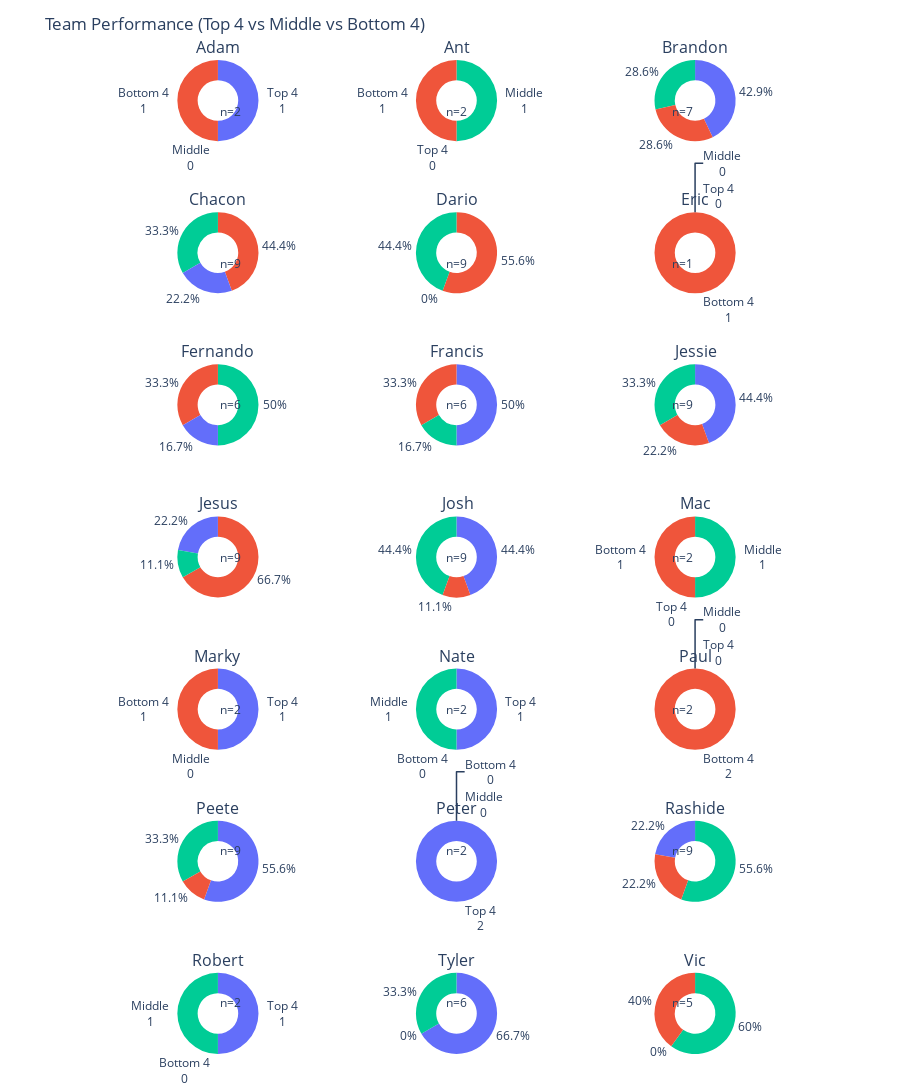

Source (notebook cell):
### Code cell
import math
import numpy as np
import pandas as pd
import plotly.graph_objects as go
from plotly.subplots import make_subplots

# --- buckets ---
df = df.copy()
df['finish_category'] = 'Middle'
df.loc[df['playoff'] <= 4, 'finish_category'] = 'Top 4'
df.loc[df['playoff'] >= (df['league_size'] - 3), 'finish_category'] = 'Bottom 4'

counts = (df.groupby(['team', 'finish_category'])
            .size()
            .reset_index(name='count'))

teams = sorted(counts['team'].unique())
cats  = ['Top 4', 'Middle', 'Bottom 4']

pivot = (counts.pivot(index='team', columns='finish_category', values='count')
               .reindex(index=teams, columns=cats)
               .fillna(0))

n = len(teams)
cols = 3
rows = math.ceil(n / cols)

fig = make_subplots(
    rows=rows, cols=cols,
    specs=[[{"type": "domain"} for _ in range(cols)] for _ in range(rows)],
    subplot_titles=teams
)

r = c = 1
for team in teams:
    vals = pivot.loc[team].values.astype(float)
    total = int(vals.sum())

    # show percent normally; switch to label+value if sample is tiny
    textinfo = "label+value" if total < 3 else "percent"

    fig.add_trace(
        go.Pie(
            labels=cats,
            values=vals,
            hole=0.5,
            textinfo=textinfo,
            hovertemplate="%{label}: %{value} season(s)<extra></extra>",
            showlegend=False
        ),
        row=r, col=c
    )

    # center (x,y) for this subplot's domain
    (x0, x1), (y0, y1) = fig.get_subplot(r, c)  # <-- tuple of (x_domain, y_domain)
    cx = (x0 + x1) / 2.0
    cy = (y0 + y1) / 2.0

    fig.add_annotation(
        x=cx, y=cy,
        text=f"n={total}",
        showarrow=False,
        font=dict(size=12)
    )

    # step to next cell
    c += 1
    if c > cols:
        c = 1
        r += 1

fig.update_layout(
    title_text="Team Performance (Top 4 vs Middle vs Bottom 4)",
    margin=dict(t=60, l=10, r=10, b=10),
    height=max(360, rows * 320)
)

fig.show()

### Figure 1 — Plotly figure (JSON) as saved in the notebook; plotly's stock layout.template omitted (floating-point values rounded to 4 significant figures)
{"data": [{"domain": {"x": [0, 0.2889], "y": [0.9184, 1.0]}, "hole": 0.5, "hovertemplate": "%{label}: %{value} season(s)<extra></extra>", "labels": ["Top 4", "Middle", "Bottom 4"], "showlegend": false, "textinfo": "label+value", "type": "pie", "values": [1.0, 0.0, 1.0]}, {"domain": {"x": [0.3556, 0.6444], "y": [0.9184, 1.0]}, "hole": 0.5, "hovertemplate": "%{label}: %{value} season(s)<extra></extra>", "labels": ["Top 4", "Middle", "Bottom 4"], "showlegend": false, "textinfo": "label+value", "type": "pie", "values": [0.0, 1.0, 1.0]}, {"domain": {"x": [0.7111, 1], "y": [0.9184, 1.0]}, "hole": 0.5, "hovertemplate": "%{label}: %{value} season(s)<extra></extra>", "labels": ["Top 4", "Middle", "Bottom 4"], "showlegend": false, "textinfo": "percent", "type": "pie", "values": [3.0, 2.0, 2.0]}, {"domain": {"x": [0, 0.2889], "y": [0.7653, 0.8469]}, "hole": 0.5, "hovertemplate": "%{label}: %{value} season(s)<extra></extra>", "labels": ["Top 4", "Middle", "Bottom 4"], "showlegend": false, "textinfo": "percent", "type": "pie", "values": [2.0, 3.0, 4.0]}, {"domain": {"x": [0.3556, 0.6444], "y": [0.7653, 0.8469]}, "hole": 0.5, "hovertemplate": "%{label}: %{value} season(s)<extra></extra>", "labels": ["Top 4", "Middle", "Bottom 4"], "showlegend": false, "textinfo": "percent", "type": "pie", "values": [0.0, 4.0, 5.0]}, {"domain": {"x": [0.7111, 1], "y": [0.7653, 0.8469]}, "hole": 0.5, "hovertemplate": "%{label}: %{value} season(s)<extra></extra>", "labels": ["Top 4", "Middle", "Bottom 4"], "showlegend": false, "textinfo": "label+value", "type": "pie", "values": [0.0, 0.0, 1.0]}, {"domain": {"x": [0, 0.2889], "y": [0.6122, 0.6939]}, "hole": 0.5, "hovertemplate": "%{label}: %{value} season(s)<extra></extra>", "labels": ["Top 4", "Middle", "Bottom 4"], "showlegend": false, "textinfo": "percent", "type": "pie", "values": [1.0, 3.0, 2.0]}, {"domain": {"x": [0.3556, 0.6444], "y": [0.6122, 0.6939]}, "hole": 0.5, "hovertemplate": "%{label}: %{value} season(s)<extra></extra>", "labels": ["Top 4", "Middle", "Bottom 4"], "showlegend": false, "textinfo": "percent", "type": "pie", "values": [3.0, 1.0, 2.0]}, {"domain": {"x": [0.7111, 1], "y": [0.6122, 0.6939]}, "hole": 0.5, "hovertemplate": "%{label}: %{value} season(s)<extra></extra>", "labels": ["Top 4", "Middle", "Bottom 4"], "showlegend": false, "textinfo": "percent", "type": "pie", "values": [4.0, 3.0, 2.0]}, {"domain": {"x": [0, 0.2889], "y": [0.4592, 0.5408]}, "hole": 0.5, "hovertemplate": "%{label}: %{value} season(s)<extra></extra>", "labels": ["Top 4", "Middle", "Bottom 4"], "showlegend": false, "textinfo": "percent", "type": "pie", "values": [2.0, 1.0, 6.0]}, {"domain": {"x": [0.3556, 0.6444], "y": [0.4592, 0.5408]}, "hole": 0.5, "hovertemplate": "%{label}: %{value} season(s)<extra></extra>", "labels": ["Top 4", "Middle", "Bottom 4"], "showlegend": false, "textinfo": "percent", "type": "pie", "values": [4.0, 4.0, 1.0]}, {"domain": {"x": [0.7111, 1], "y": [0.4592, 0.5408]}, "hole": 0.5, "hovertemplate": "%{label}: %{value} season(s)<extra></extra>", "labels": ["Top 4", "Middle", "Bottom 4"], "showlegend": false, "textinfo": "label+value", "type": "pie", "values": [0.0, 1.0, 1.0]}, {"domain": {"x": [0, 0.2889], "y": [0.3061, 0.3878]}, "hole": 0.5, "hovertemplate": "%{label}: %{value} season(s)<extra></extra>", "labels": ["Top 4", "Middle", "Bottom 4"], "showlegend": false, "textinfo": "label+value", "type": "pie", "values": [1.0, 0.0, 1.0]}, {"domain": {"x": [0.3556, 0.6444], "y": [0.3061, 0.3878]}, "hole": 0.5, "hovertemplate": "%{label}: %{value} season(s)<extra></extra>", "labels": ["Top 4", "Middle", "Bottom 4"], "showlegend": false, "textinfo": "label+value", "type": "pie", "values": [1.0, 1.0, 0.0]}, {"domain": {"x": [0.7111, 1], "y": [0.3061, 0.3878]}, "hole": 0.5, "hovertemplate": "%{label}: %{value} season(s)<extra></extra>", "labels": ["Top 4", "Middle", "Bottom 4"], "showlegend": false, "textinfo": "label+value", "type": "pie", "values": [0.0, 0.0, 2.0]}, {"domain": {"x": [0, 0.2889], "y": [0.1531, 0.2347]}, "hole": 0.5, "hovertemplate": "%{label}: %{value} season(s)<extra></extra>", "labels": ["Top 4", "Middle", "Bottom 4"], "showlegend": false, "textinfo": "percent", "type": "pie", "values": [5.0, 3.0, 1.0]}, {"domain": {"x": [0.3556, 0.6444], "y": [0.1531, 0.2347]}, "hole": 0.5, "hovertemplate": "%{label}: %{value} season(s)<extra></extra>", "labels": ["Top 4", "Middle", "Bottom 4"], "showlegend": false, "textinfo": "label+value", "type": "pie", "values": [2.0, 0.0, 0.0]}, {"domain": {"x": [0.7111, 1], "y": [0.1531, 0.2347]}, "hole": 0.5, "hovertemplate": "%{label}: %{value} season(s)<extra></extra>", "labels": ["Top 4", "Middle", "Bottom 4"], "showlegend": false, "textinfo": "percent", "type": "pie", "values": [2.0, 5.0, 2.0]}, {"domain": {"x": [0, 0.2889], "y": [0, 0.08163]}, "hole": 0.5, "hovertemplate": "%{label}: %{value} season(s)<extra></extra>", "labels": ["Top 4", "Middle", "Bottom 4"], "showlegend": false, "textinfo": "label+value", "type": "pie", "values": [1.0, 1.0, 0.0]}, {"domain": {"x": [0.3556, 0.6444], "y": [0, 0.08163]}, "hole": 0.5, "hovertemplate": "%{label}: %{value} season(s)<extra></extra>", "labels": ["Top 4", "Middle", "Bottom 4"], "showlegend": false, "textinfo": "percent", "type": "pie", "values": [4.0, 2.0, 0.0]}, {"domain": {"x": [0.7111, 1], "y": [0, 0.08163]}, "hole": 0.5, "hovertemplate": "%{label}: %{value} season(s)<extra></extra>", "labels": ["Top 4", "Middle", "Bottom 4"], "showlegend": false, "textinfo": "percent", "type": "pie", "values": [0.0, 3.0, 2.0]}], "layout": {"annotations": [{"font": {"size": 16}, "showarrow": false, "text": "Adam", "x": 0.1444, "xanchor": "center", "xref": "paper", "y": 1.0, "yanchor": "bottom", "yref": "paper"}, {"font": {"size": 16}, "showarrow": false, "text": "Ant", "x": 0.5, "xanchor": "center", "xref": "paper", "y": 1.0, "yanchor": "bottom", "yref": "paper"}, {"font": {"size": 16}, "showarrow": false, "text": "Brandon", "x": 0.8556, "xanchor": "center", "xref": "paper", "y": 1.0, "yanchor": "bottom", "yref": "paper"}, {"font": {"size": 16}, "showarrow": false, "text": "Chacon", "x": 0.1444, "xanchor": "center", "xref": "paper", "y": 0.8469, "yanchor": "bottom", "yref": "paper"}, {"font": {"size": 16}, "showarrow": false, "text": "Dario", "x": 0.5, "xanchor": "center", "xref": "paper", "y": 0.8469, "yanchor": "bottom", "yref": "paper"}, {"font": {"size": 16}, "showarrow": false, "text": "Eric", "x": 0.8556, "xanchor": "center", "xref": "paper", "y": 0.8469, "yanchor": "bottom", "yref": "paper"}, {"font": {"size": 16}, "showarrow": false, "text": "Fernando", "x": 0.1444, "xanchor": "center", "xref": "paper", "y": 0.6939, "yanchor": "bottom", "yref": "paper"}, {"font": {"size": 16}, "showarrow": false, "text": "Francis", "x": 0.5, "xanchor": "center", "xref": "paper", "y": 0.6939, "yanchor": "bottom", "yref": "paper"}, {"font": {"size": 16}, "showarrow": false, "text": "Jessie", "x": 0.8556, "xanchor": "center", "xref": "paper", "y": 0.6939, "yanchor": "bottom", "yref": "paper"}, {"font": {"size": 16}, "showarrow": false, "text": "Jesus", "x": 0.1444, "xanchor": "center", "xref": "paper", "y": 0.5408, "yanchor": "bottom", "yref": "paper"}, {"font": {"size": 16}, "showarrow": false, "text": "Josh", "x": 0.5, "xanchor": "center", "xref": "paper", "y": 0.5408, "yanchor": "bottom", "yref": "paper"}, {"font": {"size": 16}, "showarrow": false, "text": "Mac", "x": 0.8556, "xanchor": "center", "xref": "paper", "y": 0.5408, "yanchor": "bottom", "yref": "paper"}, {"font": {"size": 16}, "showarrow": false, "text": "Marky", "x": 0.1444, "xanchor": "center", "xref": "paper", "y": 0.3878, "yanchor": "bottom", "yref": "paper"}, {"font": {"size": 16}, "showarrow": false, "text": "Nate", "x": 0.5, "xanchor": "center", "xref": "paper", "y": 0.3878, "yanchor": "bottom", "yref": "paper"}, {"font": {"size": 16}, "showarrow": false, "text": "Paul", "x": 0.8556, "xanchor": "center", "xref": "paper", "y": 0.3878, "yanchor": "bottom", "yref": "paper"}, {"font": {"size": 16}, "showarrow": false, "text": "Peete", "x": 0.1444, "xanchor": "center", "xref": "paper", "y": 0.2347, "yanchor": "bottom", "yref": "paper"}, {"font": {"size": 16}, "showarrow": false, "text": "Peter", "x": 0.5, "xanchor": "center", "xref": "paper", "y": 0.2347, "yanchor": "bottom", "yref": "paper"}, {"font": {"size": 16}, "showarrow": false, "text": "Rashide", "x": 0.8556, "xanchor": "center", "xref": "paper", "y": 0.2347, "yanchor": "bottom", "yref": "paper"}, {"font": {"size": 16}, "showarrow": false, "text": "Robert", "x": 0.1444, "xanchor": "center", "xref": "paper", "y": 0.08163, "yanchor": "bottom", "yref": "paper"}, {"font": {"size": 16}, "showarrow": false, "text": "Tyler", "x": 0.5, "xanchor": "center", "xref": "paper", "y": 0.08163, "yanchor": "bottom", "yref": "paper"}, {"font": {"size": 16}, "showarrow": false, "text": "Vic", "x": 0.8556, "xanchor": "center", "xref": "paper", "y": 0.08163, "yanchor": "bottom", "yref": "paper"}, {"font": {"size": 12}, "showarrow": false, "text": "n=2", "x": 0.1444, "y": 0.9592}, {"font": {"size": 12}, "showarrow": false, "text": "n=2", "x": 0.5, "y": 0.9592}, {"font": {"size": 12}, "showarrow": false, "text": "n=7", "x": 0.8556, "y": 0.9592}, {"font": {"size": 12}, "showarrow": false, "text": "n=9", "x": 0.1444, "y": 0.8061}, {"font": {"size": 12}, "showarrow": false, "text": "n=9", "x": 0.5, "y": 0.8061}, {"font": {"size": 12}, "showarrow": false, "text": "n=1", "x": 0.8556, "y": 0.8061}, {"font": {"size": 12}, "showarrow": false, "text": "n=6", "x": 0.1444, "y": 0.6531}, {"font": {"size": 12}, "showarrow": false, "text": "n=6", "x": 0.5, "y": 0.6531}, {"font": {"size": 12}, "showarrow": false, "text": "n=9", "x": 0.8556, "y": 0.6531}, {"font": {"size": 12}, "showarrow": false, "text": "n=9", "x": 0.1444, "y": 0.5}, {"font": {"size": 12}, "showarrow": false, "text": "n=9", "x": 0.5, "y": 0.5}, {"font": {"size": 12}, "showarrow": false, "text": "n=2", "x": 0.8556, "y": 0.5}, {"font": {"size": 12}, "showarrow": false, "text": "n=2", "x": 0.1444, "y": 0.3469}, {"font": {"size": 12}, "showarrow": false, "text": "n=2", "x": 0.5, "y": 0.3469}, {"font": {"size": 12}, "showarrow": false, "text": "n=2", "x": 0.8556, "y": 0.3469}, {"font": {"size": 12}, "showarrow": false, "text": "n=9", "x": 0.1444, "y": 0.1939}, {"font": {"size": 12}, "showarrow": false, "text": "n=2", "x": 0.5, "y": 0.1939}, {"font": {"size": 12}, "showarrow": false, "text": "n=9", "x": 0.8556, "y": 0.1939}, {"font": {"size": 12}, "showarrow": false, "text": "n=2", "x": 0.1444, "y": 0.04082}, {"font": {"size": 12}, "showarrow": false, "text": "n=6", "x": 0.5, "y": 0.04082}, {"font": {"size": 12}, "showarrow": false, "text": "n=5", "x": 0.8556, "y": 0.04082}], "height": 2240, "margin": {"b": 10, "l": 10, "r": 10, "t": 60}, "title": {"text": "Team Performance (Top 4 vs Middle vs Bottom 4)"}}}
